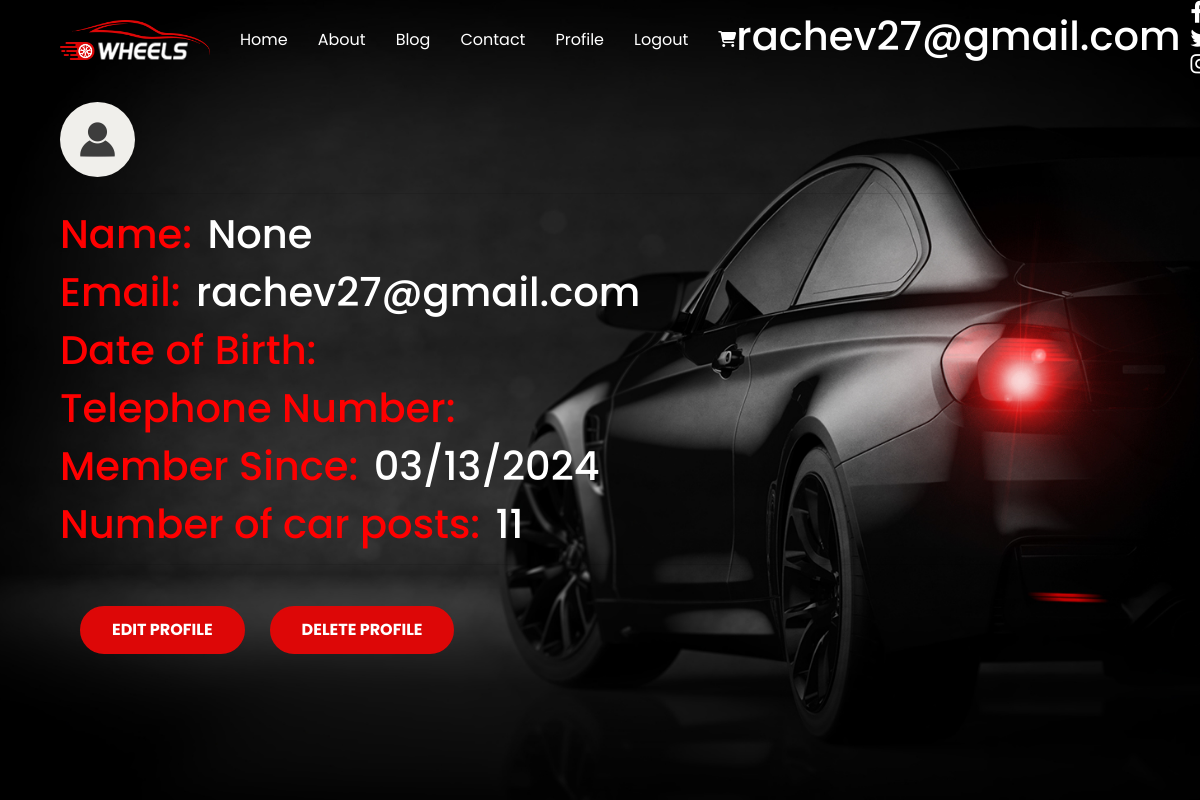
Page /accounts/profile/1/ (signed in) on the earlier database version.
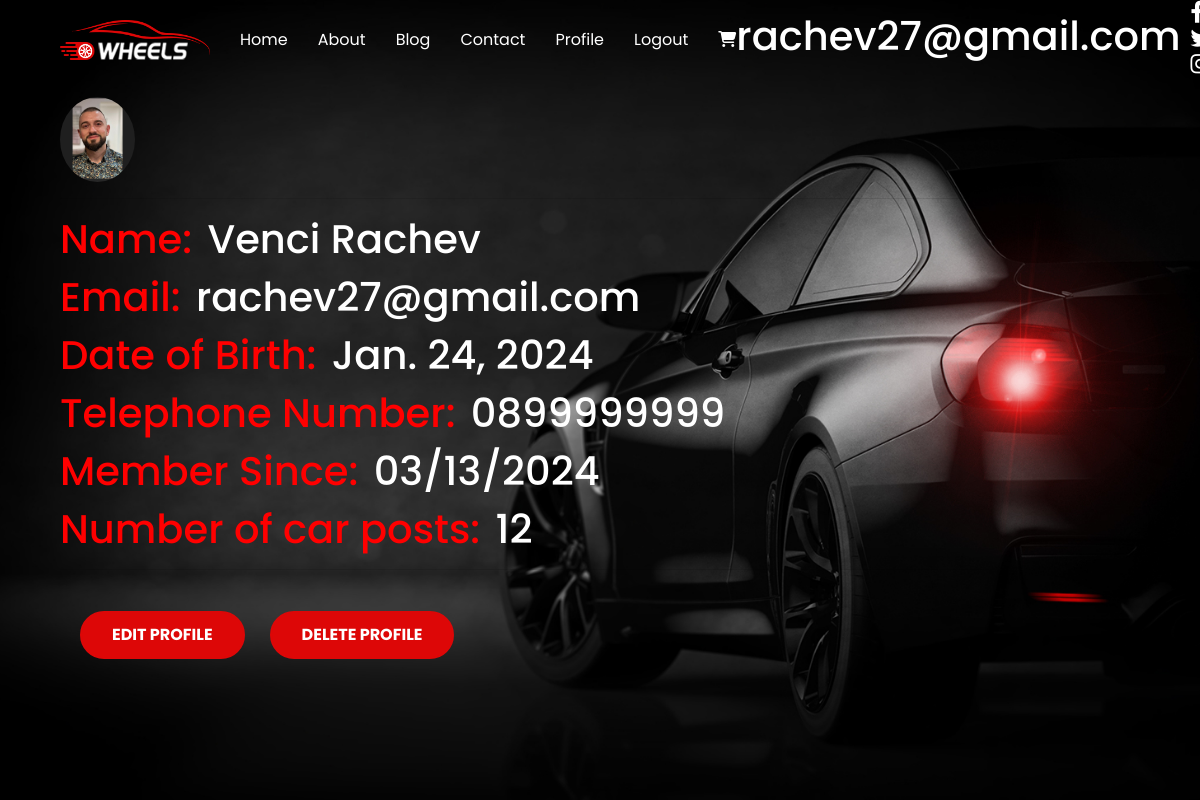
Same page on the later database version.
### autovibe_project/accounts/models.py (models this page shows)
class AutoVibeUser(auth_models.AbstractBaseUser, auth_models.PermissionsMixin):
    email = models.EmailField(
        _("email address"),
        unique=True,
        error_messages={
            "unique": _("A user with that email already exists."),
        },
    )
    date_joined = models.DateTimeField(_("date joined"), default=timezone.now)
    is_staff = models.BooleanField(
        default=False,
    )
    is_active = models.BooleanField(
        default=True,
    )
    USERNAME_FIELD = "email"
    objects = AutoVibeUserManager()

class Profile(models.Model):
    MAX_FIRST_NAME_LENGTH = 30
    MAX_LAST_NAME_LENGTH = 30
    first_name = models.CharField(
        max_length=MAX_FIRST_NAME_LENGTH,
        blank=True,
        null=True,
    )
    last_name = models.CharField(
        max_length=MAX_LAST_NAME_LENGTH,
        blank=True,
        null=True,
    )
    date_of_birth = models.DateField(
        blank=True,
        null=True,
    )
    profile_picture = models.ImageField(
        upload_to="profile_pictures/",
        blank=True,
        null=True,
    )
    telephone_number = models.CharField(
        max_length=20,
        blank=True,
        null=True,
    )
    user = models.OneToOneField(
        AutoVibeUser,
        primary_key=True,
        on_delete=models.CASCADE,
    )
    @property
    def full_name(self):
        if self.first_name and self.last_name:
            return f'{self.first_name} {self.last_name}'
        return self.first_name or self.last_name

### autovibe_project/accounts/views.py (the view)
# urls.py: path('', views.ProfileDetailsView.as_view(), name='profile_details'),
class ProfileDetailsView(auth_mixins.LoginRequiredMixin,views.DetailView):
    queryset = Profile.objects.prefetch_related('user').all()
    template_name = 'accounts/details_profile.html'
    def get_context_data(self, **kwargs):
        context = super().get_context_data(**kwargs)
        context['car_posts_count'] = self.object.user.carpost_set.count()
        return context

### templates/accounts/details_profile.html (shortened to what this page needs)
{% extends 'base.html' %}
{% load static %}
{% block content %}
    <section class="hero">
        <div class="text">
            {% if object.user.profile.profile_picture %}
                <img class="small-image" src="{{ object.profile_picture.url }}" alt="Profile Image">
            {% else %}
                <img class="small-image" src="{% static 'img/dummy_user.jpg' %}" alt="Profile Image">
            {% endif %}
            <hr>
            <h4><span class="red-text">Name:</span> <span class="white-text">{{ object.user.profile.full_name }}</span>
            </h4>
            <h4><span class="red-text">Email:</span> <span class="white-text">{{ object.user.email }}</span></h4>
            <h4><span class="red-text">Date of Birth:</span> <span
                    class="white-text">{{ object.date_of_birth|default:"" }}</span></h4>
            <h4><span class="red-text">Telephone Number:</span> <span
                    class="white-text">{{ object.telephone_number|default:"" }}</span></h4>
            <h4><span class="red-text">Member Since:</span> <span
                    class="white-text">{{ object.user.date_joined|date:"SHORT_DATE_FORMAT" }}</span></h4>
            <h4><span class="red-text">Number of car posts:</span> <span class="white-text">{{ car_posts_count }}</span></h4>
            <hr>
            <div class="form-row">
                <a class="btn sell-btn" href="{% url 'profile_update' object.pk %}">Edit Profile</a>
                <a class="btn" href="{% url 'profile_delete' object.pk %}">Delete Profile</a>
            </div>
        </div>
    </section>
{% endblock %}

### templates/base.html (shortened to what this page needs)
{% load static %}
<!DOCTYPE html>
<html lang="en">
<head>
    <link rel="stylesheet" href="https://cdnjs.cloudflare.com/ajax/libs/font-awesome/6.4.0/css/all.min.css">
    <link rel="stylesheet" href="https://cdn.jsdelivr.net/npm/bootstrap@4.0.0/dist/css/bootstrap.min.css">
    <link rel="stylesheet" href="{% static 'style.css' %}">
</head>
<body style="background-image: url('{{ background_image }}');">
    {% include 'partials/header.html' %}
    {% block content %}
    {% endblock %}
</body>
</html>

### templates/partials/header.html (shortened to what this page needs)
{% load static %}
<header>
    <nav>
        <a href="{% url 'index' %}">
            <img src="{% static 'img/car-logo.png' %}" class="logo" alt="">
        </a>
        <div class="menu">
            <a href="{% url 'index' %}">Home</a>
            <a href="{% url 'about_page' %}">About</a>
            <a href="#">Blog</a>
            <a href="#">Contact</a>
            {% if not request.user.is_authenticated %}
            <a href="{% url 'login_user' %}">Login</a>
            <a href="{% url 'register_user' %}">Register</a>
            <a href="#"><i class="fa-solid fa-magnifying-glass"></i></a>
            {% else %}
             <a href="{% url 'profile_details' pk=request.user.pk %}">Profile</a>
             <a href="{% url 'logout_user' %}">Logout</a>
             <a href="#"><i class="fa-solid fa-cart-shopping"></i></a>
            {% endif %}
            <h1 style="color: white">{{ request.user }}</h1>
        </div>
        <div class="social">
            <a href="#"><i class="fa-brands fa-facebook-f"></i></a>
            <a href="#"><i class="fa-brands fa-twitter"></i></a>
            <a href="#"><i class="fa-brands fa-instagram"></i></a>
        </div>
    </nav>
</header>

### staticfiles/style.css (style rules this page uses)
* { padding: 0; margin: 0; box-sizing: border-box; text-decoration: none; font-family: 'Poppins', sans-serif; }
header { position: fixed; top: 0; left: 0; right: 0; }
header nav { width: 90%; margin: auto; display: flex; justify-content: space-between; align-items: center; height: 80px; }
header nav .logo { width: 150px; }
header nav .menu { display: flex; align-items: center; }
nav .menu a { color: #fff; margin-left: 30px; position: relative; }
nav .menu a::after { content: ''; position: absolute; bottom: -5px; left: 0; width: 0%; height: 2px; background-color: #dd0707; transition: 0.4s; }
nav .social a i { color: #fff; font-size: 22px; margin-left: 10px; transition: 0.3s; }
.hero { width: 100%; height: 100vh; background: linear-gradient(to bottom, rgba(0, 0, 0, 0), rgba(0, 0, 0, 1)), url(img/bg.jpg); background-position: center; background-size: cover; display: flex; justify-content: center; align-items: center; }
.hero .text { width: 90%; margin: auto; }
.hero .text h4 { font-size: 40px; color: #fff; font-weight: 500; margin-bottom: 10px; }
.hero .text .btn { padding: 10px 30px; background-color: #dd0707; text-transform: uppercase; color: #fff; font-weight: bold; border-radius: 30px; border: 2px solid #dd0707; transition: 0.3s; }
.hero .text .btn.sell-btn { margin: 25px; }
.hero .text h4 { color: #dd0707; }
.hero .text a { color: red; }
.small-image { width: 75px; border-radius: 100%; height: auto; }
.form-row { display: flex; align-items: center; margin-bottom: 20px; }
.btn { padding: 10px 30px; background-color: #dd0707; color: #fff; font-weight: bold; border-radius: 30px; border: 2px solid #dd0707; transition: 0.3s; }
.white-text { color: white; margin-left: 5px; }
.red-text { color: red; }

Differences in the rows shown:
changed Profile "rachev27@gmail.com": profile_picture: picture added; user.profile.full_name "None" → "Venci Rachev"; date_of_birth (not shown) → "Jan. 24, 2024"; telephone_number (not shown) → "0899999999"
Other differences:
{{ car_posts_count }}: "11" → "12"
